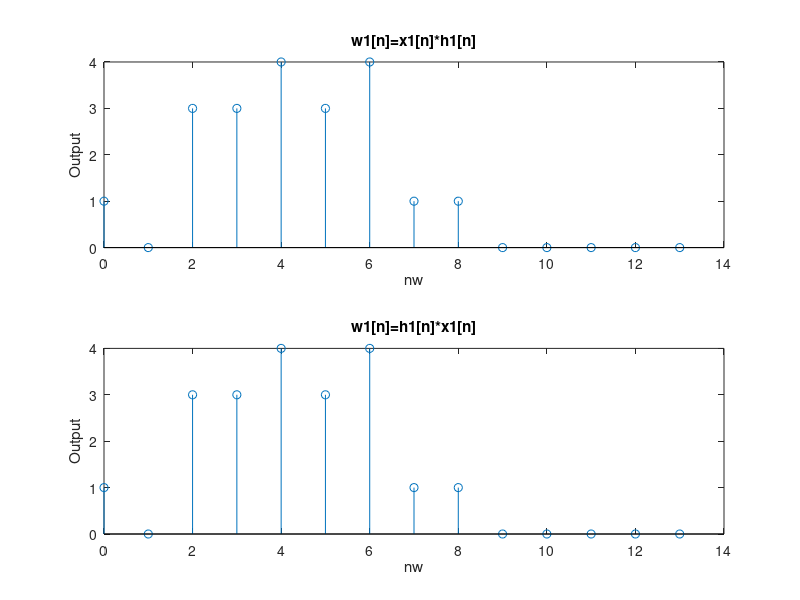

Write the MATLAB code that produced this figure.
nx1 = 0:9;
nh1 = 0:4;
x1 = [ones(1, 5) zeros(1, 5)];
h1 = [1 -1 3 0 1];
h2 = [0 2 5 4 -1];

nw = 0:13;
w1 = conv(x1, h1);
w2 = conv(h1, x1);

subplot(2, 1, 1)
stem(nw, w1)
xlabel('nw')
ylabel('Output')
title('w1[n]=x1[n]*h1[n]')
subplot(2, 1, 2)
stem(nw, w1)
xlabel('nw')
ylabel('Output')
title('w1[n]=h1[n]*x1[n]')
